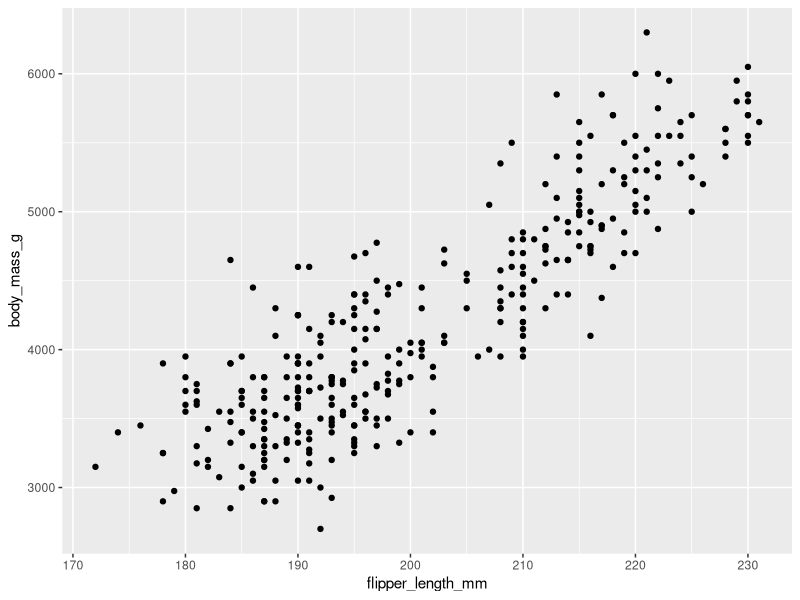
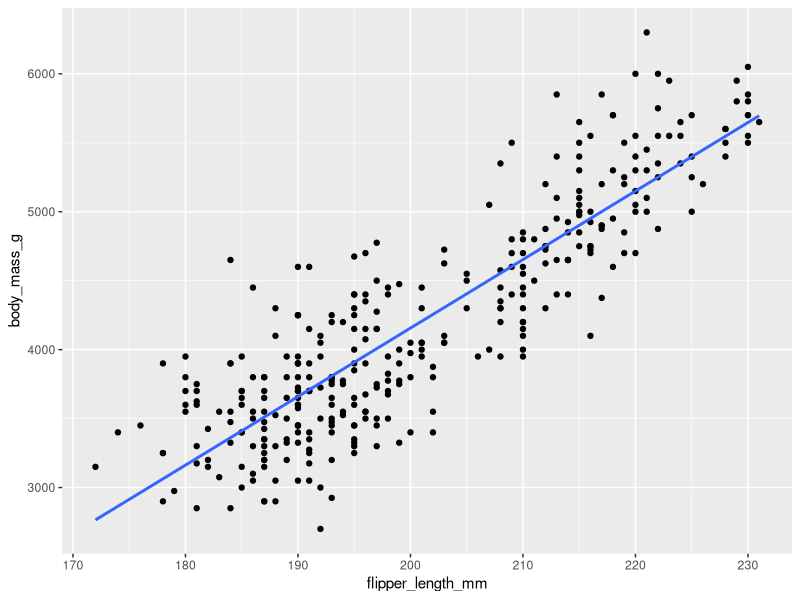

R code for these plots, in order:
## ---- chunk 1
knitr::opts_chunk$set(echo = TRUE)
knitr::opts_chunk$set(warning = FALSE)
knitr::opts_chunk$set(message = FALSE)

library(tidyverse)
library(palmerpenguins)
## ---- chunk 2
glimpse(penguins)
## ---- chunk 3
plot_data <- penguins %>% 
  select(flipper_length_mm, body_mass_g) %>% 
  na.omit()

ggplot(plot_data, 
       aes(flipper_length_mm, body_mass_g))+
  geom_point()
## ---- chunk 4
cor(plot_data$body_mass_g,plot_data$flipper_length_mm)
## ---- chunk 5
ggplot(plot_data, 
       aes(flipper_length_mm, body_mass_g))+
  geom_point()+
  geom_smooth(method = "lm",
              se = FALSE)
## ---- chunk 6
mass_mod <- lm(body_mass_g ~ flipper_length_mm, data = plot_data) 
## ---- chunk 7
pred <- function(model, value){
  return(model$coefficients[1]+value*model$coefficients[2])
}
## ---- chunk 8
pred(mass_mod, 200)
